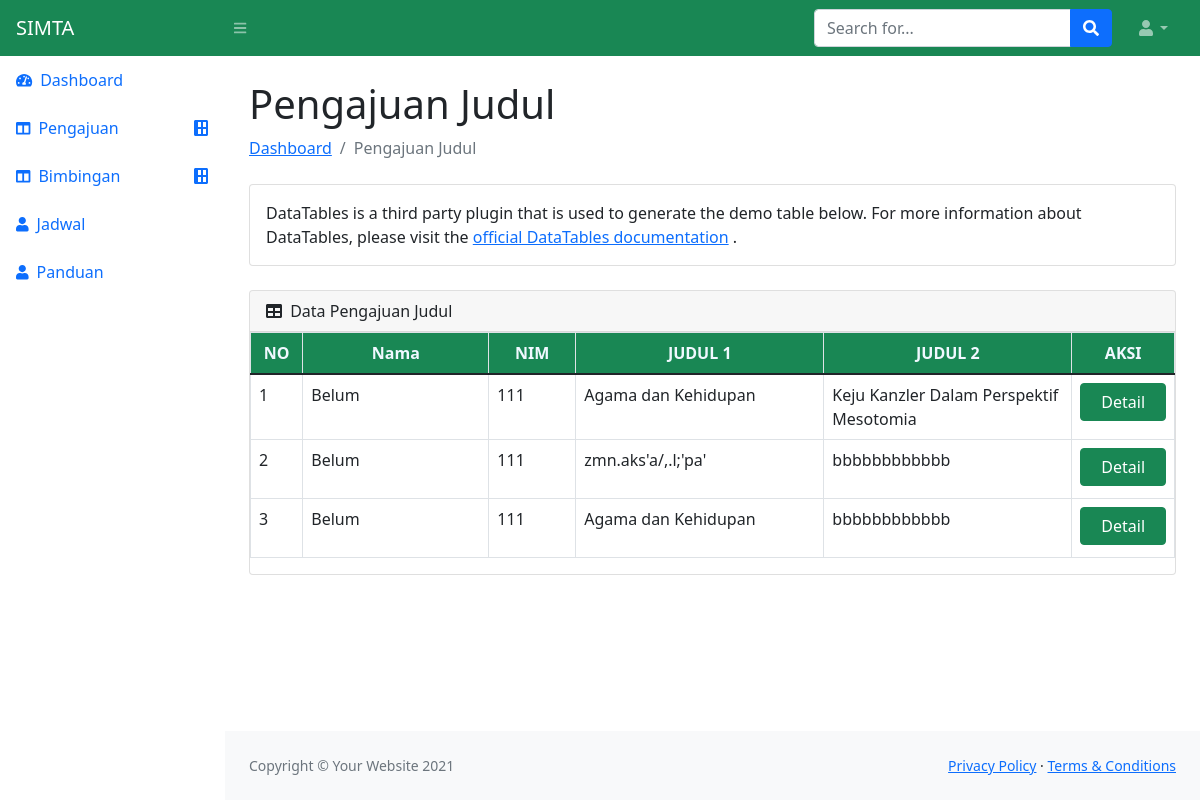
/pembimbing/pengajuan-judul, run on the app's committed database.
### mahasiswa/models.py (models this page shows)
class Judul(models.Model):
    judul_1 = models.TextField(max_length=150)
    judul_2 = models.TextField(max_length=150)

### pembimbing/views.py (the view)
# urls.py: path('pengajuan-judul', views.pengajuanJudulViewPembimbing, name='pembimbing'),
def pengajuanJudulViewPembimbing(request):
    data_judul = models.Judul.objects.all()
    konteks = {'data_judul': data_judul}
    return render(request, 'pembimbing/pengajuan-judul.html', konteks)

### pembimbing/templates/pembimbing/pengajuan-judul.html (shortened to what this page needs)
{% extends 'main-pembimbing.html' %}
{% block content %}
<main>
    <div class="container-fluid px-4">
        <h1 class="mt-4">Pengajuan Judul</h1>
        <ol class="breadcrumb mb-4">
            <li class="breadcrumb-item"><a href="index.html">Dashboard</a></li>
            <li class="breadcrumb-item active">Pengajuan Judul</li>
        </ol>
        <div class="card mb-4">
            <div class="card-body">
                DataTables is a third party plugin that is used to generate the demo table below. For more information about DataTables, please visit the
                <a target="_blank" href="https://datatables.net/">official DataTables documentation</a>
                .
            </div>
        </div>
        <div class="card mb-4">
            <div class="card-header">
                <i class="fas fa-table me-1"></i>
                Data Pengajuan Judul
            </div>
            <div class="table-responsive">
                <table class="table table-bordered">
                    <thead style="background-color: #198754">
                        <tr>
                            <th style="width: 3%; text-align: center; color: aliceblue;">NO</th>
                            <th style="width: 15%; text-align: center; color: aliceblue;">Nama</th>
                            <th style="width: 7%; text-align: center; color: aliceblue;">NIM</th>
                            <th style="width: 20%; text-align: center; color: aliceblue;">JUDUL 1</th>
                            <th style="width: 20%; text-align: center; color: aliceblue">JUDUL 2</th>
                            <th style="width: 5%;text-align: center; color: aliceblue">AKSI</th>
                        </tr>
                    </thead>
                    <tbody>
                        {% for i in data_judul %}
                        <tr>
                            <td>{{forloop.counter}}</td>
                            <td>Belum</td>
                            <td>111</td>
                            <td>{{i.judul_1}}</td>
                            <td>{{i.judul_2}}</td>
                            <td>
                                <div class="d-flex flex-column">
                                      <a class="btn btn-success mb-1" data-bs-toggle="modal" href="#exampleModalToggle" type="button"><span>
                                      Detail
                                      </span></a>
                                </div>
                            </td>
                        </tr>
                        {% endfor %}
                </table>
            </div>
        </div>
    </div>
</main>
{% endblock %}

### data on the page
Judul: judul_1 "Agama dan Kehidupan", judul_2 "Keju Kanzler Dalam Perspektif Mesotomia"
Judul: judul_1 "zmn.aks'a/,.l;'pa'", judul_2 "bbbbbbbbbbbb"
Judul: judul_1 "Agama dan Kehidupan", judul_2 "bbbbbbbbbbbb"
